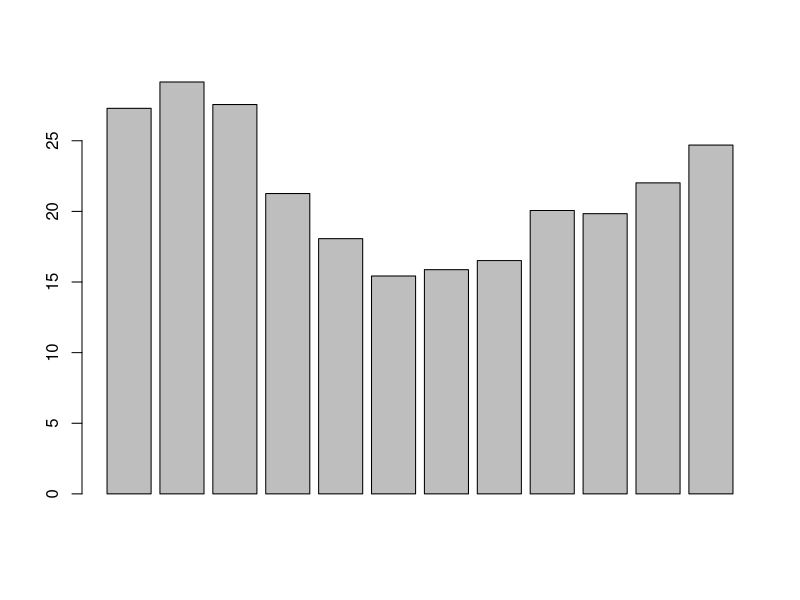
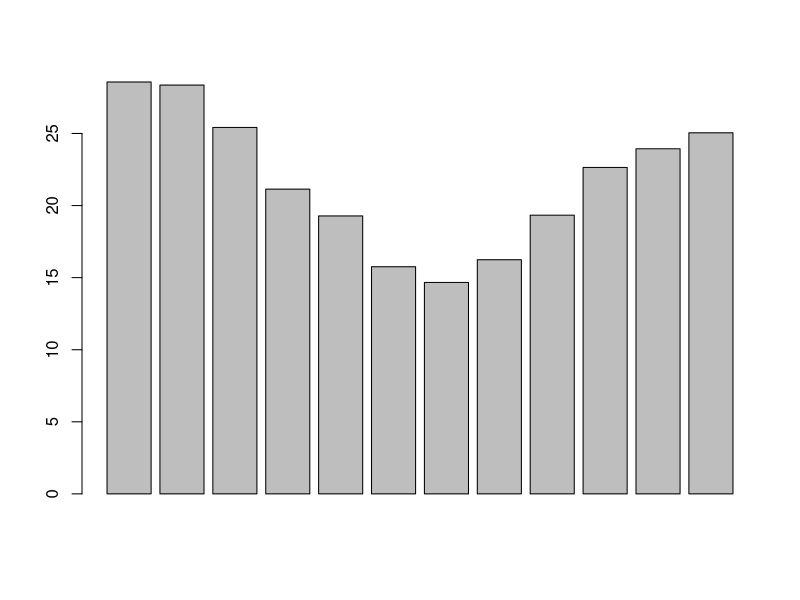
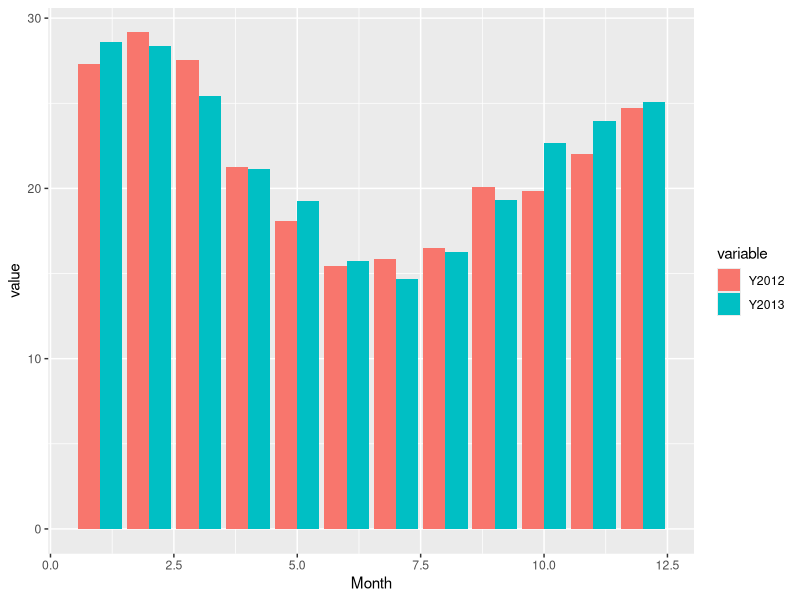

R code for these plots, in order:
melb <- read.csv("data/melbourne.csv", as.is=TRUE, header=TRUE)
library(dplyr)
library(ggplot2)
library(reshape2)

melb <- na.omit(melb)

max.temp1 <- select(melb, Year:Min)%>%
  filter(Year == 2013 )%>%
  group_by(Month)%>%
  summarize(Ave = mean(Max))

barplot(max.temp1$Ave)

max.temp2 <- select(melb, Year:Min)%>%
  filter(Year == 2014 )%>%
  group_by(Month)%>%
  summarize(Ave = mean(Max))

barplot(max.temp2$Ave)

CompYear <- cbind(max.temp1, max.temp2)
colnames(CompYear)[2] <- c("Y2012")
colnames(CompYear)[4] <- c("Y2013")
CompYear <- CompYear[,c(1,2,4)]

CY <- melt(CompYear, id=c("Month"))

ggplot(CY, aes(x = Month, y = value, fill= variable)) + 
  geom_bar(stat = "identity",
           position = "dodge") 
              
